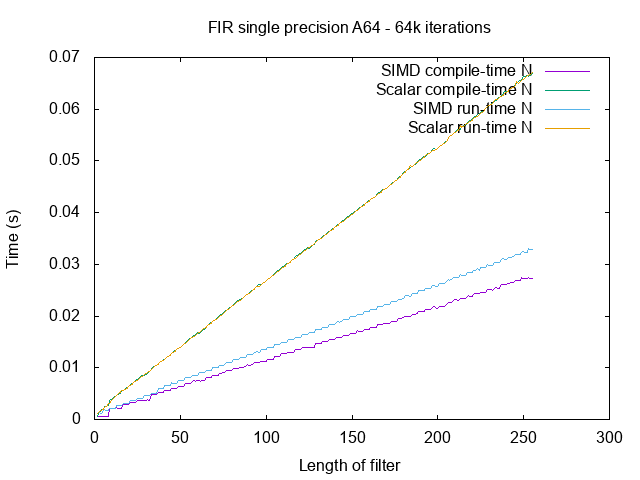

Recreate this plot in gnuplot.
set title "FIR single precision A64 - 64k iterations"

set xlabel "Length of filter"
set ylabel "Time (s)"

plot "fir-a64.dat" u 1:2 w lines t "SIMD compile-time N", \
     "" u 1:3 w lines t "Scalar compile-time N", \
     "" u 1:4 w lines t "SIMD run-time N", \
     "" u 1:5 w lines t "Scalar run-time N"
